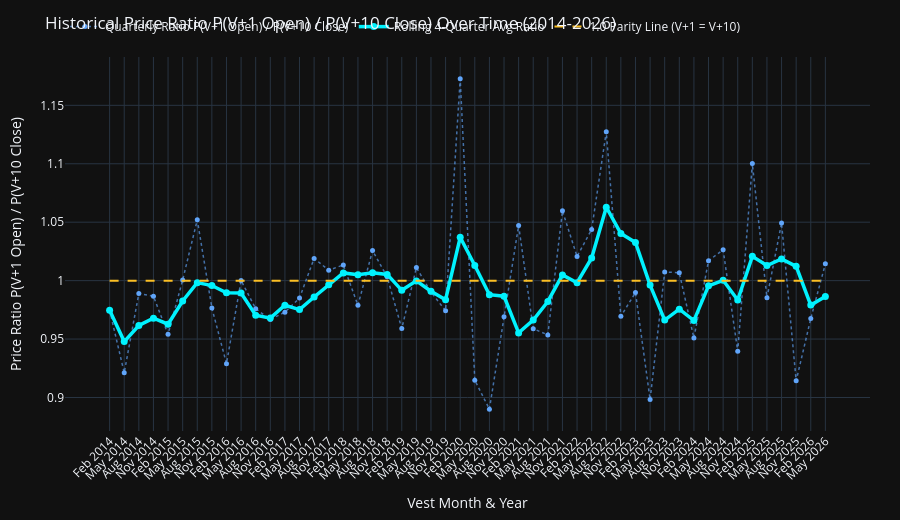

The notebook cell this image was saved under:
### Markdown cell above
## 4. Historical Regime Shift: Rolling 4-Quarter Ratio of $P_{V+1} / P_{V+10}$ Over Time

To track whether selling early on $V+1$ has become superior to holding until $V+10$ over time, we plot the ratio of:
$$\text{Ratio} = \frac{\text{Price}(V+1\text{ Open})}{\text{Price}(V+10\text{ Close})}$$

- **Ratio $> 1.00$ (Green Shaded Region)**: $V+1$ Open price was **HIGHER** than $V+10$ Close price (selling early on $V+1$ WON).
- **Ratio $< 1.00$ (Red Shaded Region)**: $V+10$ Close price was **HIGHER** than $V+1$ Open price (holding to $V+10$ WON).

### Code cell
# Rolling 4-Quarter Ratio Chart
rData = results_data['all']['ratios_series']
rLabels = [r.get('month_label', r['quarter']) for r in rData]
rRaw = [r['ratio_o1_c10'] for r in rData]
rRoll = [r['rolling_4q_o1_c10'] for r in rData]

fig_ratio = go.Figure()

fig_ratio.add_trace(go.Scatter(
    x=rLabels, y=rRaw, mode='lines+markers',
    name='Quarterly Ratio P(V+1 Open) / P(V+10 Close)',
    line=dict(color='rgba(96, 165, 250, 0.65)', width=1.5, dash='dot'),
    marker=dict(size=5, color='#60a5fa')
))

fig_ratio.add_trace(go.Scatter(
    x=rLabels, y=rRoll, mode='lines+markers',
    name='Rolling 4-Quarter Avg Ratio',
    line=dict(color='#00f2fe', width=3.5),
    marker=dict(size=7, color='#00f2fe')
))

fig_ratio.add_trace(go.Scatter(
    x=rLabels, y=[1.0]*len(rLabels), mode='lines',
    name='1.0 Parity Line (V+1 = V+10)',
    line=dict(color='#fbbf24', dash='dash', width=2)
))

fig_ratio.update_layout(
    title="Historical Price Ratio P(V+1 Open) / P(V+10 Close) Over Time (2014-2026)",
    xaxis_title="Vest Month & Year",
    yaxis_title="Price Ratio P(V+1 Open) / P(V+10 Close)",
    template="plotly_dark",
    height=520,
    margin=dict(t=50, r=30, l=65, b=85),
    legend=dict(orientation="h", y=1.12, x=0),
    xaxis=dict(tickangle=-45)
)
fig_ratio.show()

### Figure 1 — Plotly figure (JSON) as saved in the notebook; plotly's stock layout.template omitted (floating-point values rounded to 4 significant figures)
{"data": [{"line": {"color": "rgba(96, 165, 250, 0.65)", "dash": "dot", "width": 1.5}, "marker": {"color": "#60a5fa", "size": 5}, "mode": "lines+markers", "name": "Quarterly Ratio P(V+1 Open) / P(V+10 Close)", "type": "scatter", "x": ["Feb 2014", "May 2014", "Aug 2014", "Nov 2014", "Feb 2015", "May 2015", "Aug 2015", "Nov 2015", "Feb 2016", "May 2016", "Aug 2016", "Nov 2016", "Feb 2017", "May 2017", "Aug 2017", "Nov 2017", "Feb 2018", "May 2018", "Aug 2018", "Nov 2018", "Feb 2019", "May 2019", "Aug 2019", "Nov 2019", "Feb 2020", "May 2020", "Aug 2020", "Nov 2020", "Feb 2021", "May 2021", "Aug 2021", "Nov 2021", "Feb 2022", "May 2022", "Aug 2022", "Nov 2022", "Feb 2023", "May 2023", "Aug 2023", "Nov 2023", "Feb 2024", "May 2024", "Aug 2024", "Nov 2024", "Feb 2025", "May 2025", "Aug 2025", "Nov 2025", "Feb 2026", "May 2026"], "y": [0.9746, 0.9212, 0.989, 0.9866, 0.954, 1.0, 1.052, 0.9767, 0.929, 1.0, 0.976, 0.9667, 0.973, 0.9851, 1.019, 1.009, 1.013, 0.9788, 1.026, 1.003, 0.959, 1.011, 0.9902, 0.9743, 1.173, 0.9148, 0.89, 0.969, 1.047, 0.9589, 0.9536, 1.06, 1.021, 1.044, 1.127, 0.9695, 0.9898, 0.8982, 1.007, 1.007, 0.9508, 1.017, 1.026, 0.9396, 1.1, 0.9853, 1.049, 0.9142, 0.9675, 1.014]}, {"line": {"color": "#00f2fe", "width": 3.5}, "marker": {"color": "#00f2fe", "size": 7}, "mode": "lines+markers", "name": "Rolling 4-Quarter Avg Ratio", "type": "scatter", "x": ["Feb 2014", "May 2014", "Aug 2014", "Nov 2014", "Feb 2015", "May 2015", "Aug 2015", "Nov 2015", "Feb 2016", "May 2016", "Aug 2016", "Nov 2016", "Feb 2017", "May 2017", "Aug 2017", "Nov 2017", "Feb 2018", "May 2018", "Aug 2018", "Nov 2018", "Feb 2019", "May 2019", "Aug 2019", "Nov 2019", "Feb 2020", "May 2020", "Aug 2020", "Nov 2020", "Feb 2021", "May 2021", "Aug 2021", "Nov 2021", "Feb 2022", "May 2022", "Aug 2022", "Nov 2022", "Feb 2023", "May 2023", "Aug 2023", "Nov 2023", "Feb 2024", "May 2024", "Aug 2024", "Nov 2024", "Feb 2025", "May 2025", "Aug 2025", "Nov 2025", "Feb 2026", "May 2026"], "y": [0.9746, 0.9479, 0.9616, 0.9678, 0.9627, 0.9825, 0.9983, 0.9958, 0.9895, 0.9894, 0.9704, 0.9679, 0.979, 0.9752, 0.986, 0.9965, 1.007, 1.005, 1.007, 1.005, 0.9917, 0.9998, 0.9909, 0.9836, 1.037, 1.013, 0.9879, 0.9866, 0.9553, 0.9663, 0.9822, 1.005, 0.9982, 1.019, 1.063, 1.04, 1.033, 0.9962, 0.9662, 0.9755, 0.9658, 0.9955, 1.0, 0.9835, 1.021, 1.013, 1.019, 1.012, 0.9791, 0.9863]}, {"line": {"color": "#fbbf24", "dash": "dash", "width": 2}, "mode": "lines", "name": "1.0 Parity Line (V+1 = V+10)", "type": "scatter", "x": ["Feb 2014", "May 2014", "Aug 2014", "Nov 2014", "Feb 2015", "May 2015", "Aug 2015", "Nov 2015", "Feb 2016", "May 2016", "Aug 2016", "Nov 2016", "Feb 2017", "May 2017", "Aug 2017", "Nov 2017", "Feb 2018", "May 2018", "Aug 2018", "Nov 2018", "Feb 2019", "May 2019", "Aug 2019", "Nov 2019", "Feb 2020", "May 2020", "Aug 2020", "Nov 2020", "Feb 2021", "May 2021", "Aug 2021", "Nov 2021", "Feb 2022", "May 2022", "Aug 2022", "Nov 2022", "Feb 2023", "May 2023", "Aug 2023", "Nov 2023", "Feb 2024", "May 2024", "Aug 2024", "Nov 2024", "Feb 2025", "May 2025", "Aug 2025", "Nov 2025", "Feb 2026", "May 2026"], "y": [1.0, 1.0, 1.0, 1.0, 1.0, 1.0, 1.0, 1.0, 1.0, 1.0, 1.0, 1.0, 1.0, 1.0, 1.0, 1.0, 1.0, 1.0, 1.0, 1.0, 1.0, 1.0, 1.0, 1.0, 1.0, 1.0, 1.0, 1.0, 1.0, 1.0, 1.0, 1.0, 1.0, 1.0, 1.0, 1.0, 1.0, 1.0, 1.0, 1.0, 1.0, 1.0, 1.0, 1.0, 1.0, 1.0, 1.0, 1.0, 1.0, 1.0]}], "layout": {"height": 520, "legend": {"orientation": "h", "x": 0, "y": 1.12}, "margin": {"b": 85, "l": 65, "r": 30, "t": 50}, "title": {"text": "Historical Price Ratio P(V+1 Open) / P(V+10 Close) Over Time (2014-2026)"}, "xaxis": {"tickangle": -45, "title": {"text": "Vest Month & Year"}}, "yaxis": {"title": {"text": "Price Ratio P(V+1 Open) / P(V+10 Close)"}}}}
